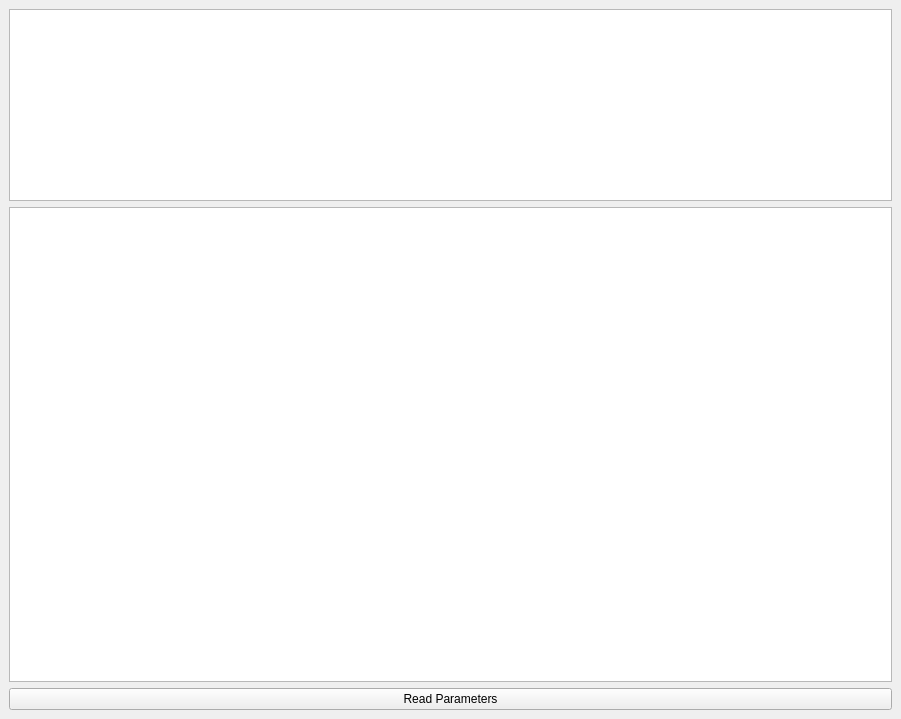
<?xml version="1.0" encoding="UTF-8"?>
<!--
    Python GUI to interface with the redpitaya based PLL
    Copyright (C) 2018  Dominik Windey

    This program is free software: you can redistribute it and/or modify
    it under the terms of the GNU General Public License as published by
    the Free Software Foundation, either version 3 of the License, or
    (at your option) any later version.

    This program is distributed in the hope that it will be useful,
    but WITHOUT ANY WARRANTY; without even the implied warranty of
    MERCHANTABILITY or FITNESS FOR A PARTICULAR PURPOSE.  See the
    GNU General Public License for more details.

    You should have received a copy of the GNU General Public License
    along with this program.  If not, see <http://www.gnu.org/licenses/>.
-->
<ui version="4.0">
 <class>MainWindow</class>
 <widget class="QMainWindow" name="MainWindow">
  <property name="geometry">
   <rect>
    <x>0</x>
    <y>0</y>
    <width>901</width>
    <height>719</height>
   </rect>
  </property>
  <property name="windowTitle">
   <string>MainWindow</string>
  </property>
  <widget class="QWidget" name="centralwidget">
   <layout class="QGridLayout" name="gridLayout">
    <item row="2" column="0">
     <widget class="QPushButton" name="pushButton">
      <property name="text">
       <string>Read Parameters</string>
      </property>
     </widget>
    </item>
    <item row="1" column="0">
     <widget class="QTableWidget" name="tableWidgetPlls">
      <attribute name="horizontalHeaderStretchLastSection">
       <bool>true</bool>
      </attribute>
      <attribute name="verticalHeaderStretchLastSection">
       <bool>false</bool>
      </attribute>
     </widget>
    </item>
    <item row="0" column="0">
     <widget class="QTableWidget" name="tableWidgetGlobal">
      <property name="sizePolicy">
       <sizepolicy hsizetype="Expanding" vsizetype="Minimum">
        <horstretch>0</horstretch>
        <verstretch>0</verstretch>
       </sizepolicy>
      </property>
     </widget>
    </item>
   </layout>
  </widget>
 </widget>
 <resources/>
 <connections/>
</ui>
